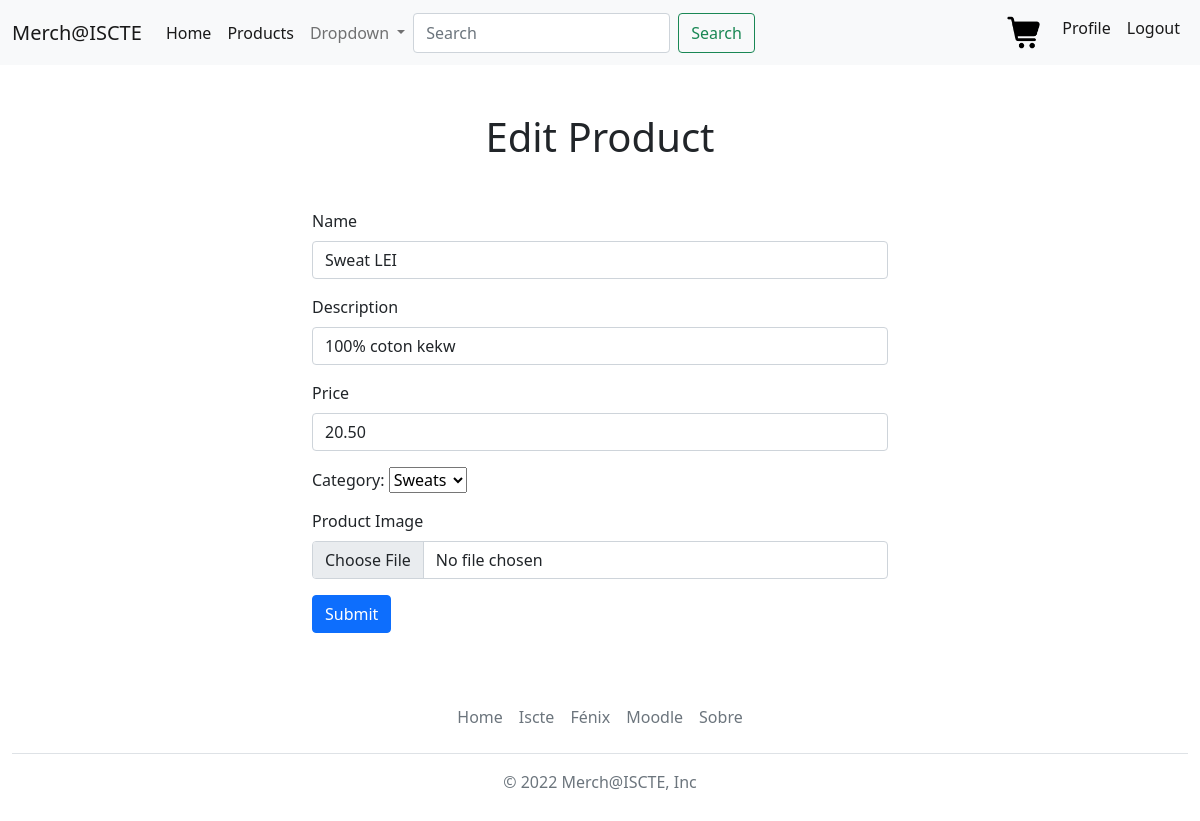
Screenshot of /editar_produto/9 (signed in) with the database file from the repository.
### loja/models.py (models this page shows, shortened)
class Produto(models.Model):
    produto_nome = models.CharField(max_length=50)
    produto_texto = models.CharField(max_length=200)
    preco_data = models.DecimalField(default=0.0, decimal_places=2, max_digits=5)
    categoria = models.ForeignKey(Categoria, blank=True, null=True, on_delete=models.RESTRICT)
    foto = models.CharField(max_length=100, default='/static/media/avatardefault.png')

class Categoria(models.Model):
    categoria_nome = models.CharField(max_length=100)

### loja/views.py (the view)
# urls.py: path('editar_produto/<int:produto_id>', views.editar_produto, name='editar_produto'),
def editar_produto(request, produto_id):
    produto = get_object_or_404(Produto, pk=produto_id)
    lista_categoria = Categoria.objects.all()
    context = {'produto': produto, 'lista_categoria': lista_categoria, 'categoria': produto.categoria}
    return render(request, 'loja/editar_produto.html', context)

### loja/templates/loja/editar_produto.html (shortened to what this page needs)
{% extends "loja/index.html" %}
{% block blocobody %}
<div class="container-md mx-auto my-5"><h1 class="text-center">Edit Product</h1></div>
<div class="container-md m-5 w-50 mx-auto">
    <form action="{% url 'loja:update_produto' produto.id %}" enctype="multipart/form-data" method="post">
        <div class="mb-3">
          <label for="produto_nome" class="form-label">Name</label>
          <input type="text" class="form-control" id="produto_nome" name="produto_nome" value="{{ produto.produto_nome }}" required="required">
        </div>
        <div class="mb-3">
            <label for="produto_texto" class="form-label">Description</label>
            <input type="text" class="form-control" id="produto_texto" name="produto_texto" value="{{ produto.produto_texto }}" required="required">
        </div>
        <div class="mb-3">
            <label for="preco_data" class="form-label">Price</label>
            <input type="number" class="form-control" id="preco_data" name="preco_data" min="0.01" step="0.01" value="{{ produto.preco_data }}" required="required">
        </div>
        <div class="mb-3">
            <label for="categoria_select">Category:</label>
                <select id="categoria_select" name="categoria_select" value="{{ categoria.categoria_nome }}">
                    {% if lista_categoria %}
                    <option value="{{ categoria.id }}">{{ categoria.categoria_nome }}</option>
                    {% endif %}
                </select>
        </div>
        <div class="mb-3">
            <label for="produto_file" class="form-label">Product Image</label>
            <input class="form-control" type="file" id="produto_file" name="produto_file" >
        </div>
        <button type="submit" class="btn btn-primary">Submit</button>
      </form>
</div>
{% endblock %}

### rows the page displays
Produto: produto_nome "Sweat LEI", produto_texto "100% coton kekw", preco_data "20.50"
Categoria: categoria_select "Sweats"
